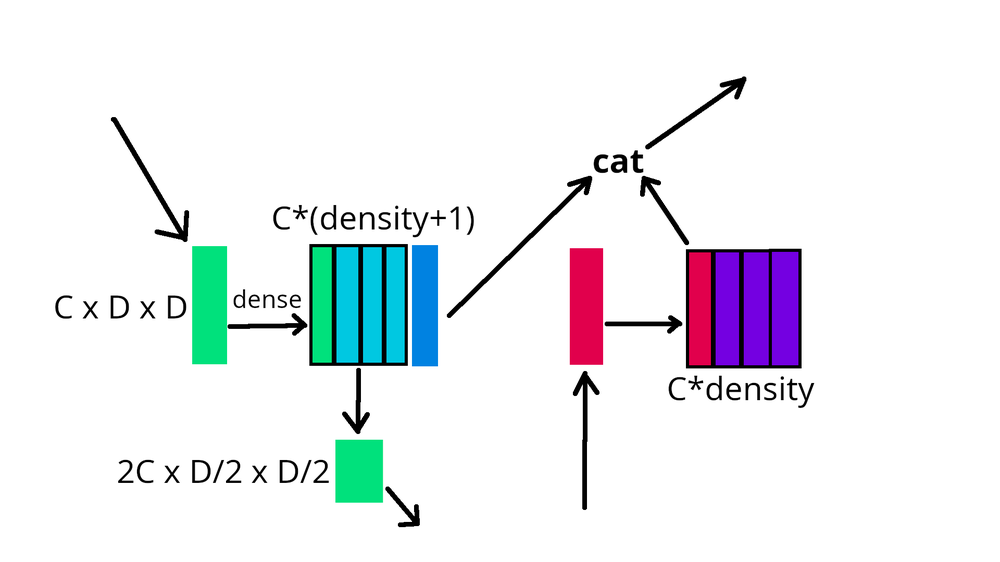
#> input picture dense_arhcitecture.png, 1000 x 562 px, shrunk from 1920 x 1080 before the run
$ python framer.py dense_arhcitecture.png out.png
#> lines starting #> are read from the running program, lines starting #| are printed output that depends on the picture
#> further down, img is the input picture: PIL image 1000x562 RGBA; mean R, G, B, A 236.3, 239, 242.4, 255
#!/bin/env python
import sys
from PIL import Image


def extract_frame(img, width=4):
#> called with width = 4
    frame = Image.new(img.mode, img.size, (0,0,0))
    for i in range(min(width, img.size[0])):
        for j in range(img.size[1]):
            data = img.getpixel((i,j))
            frame.putpixel((i,j), data)
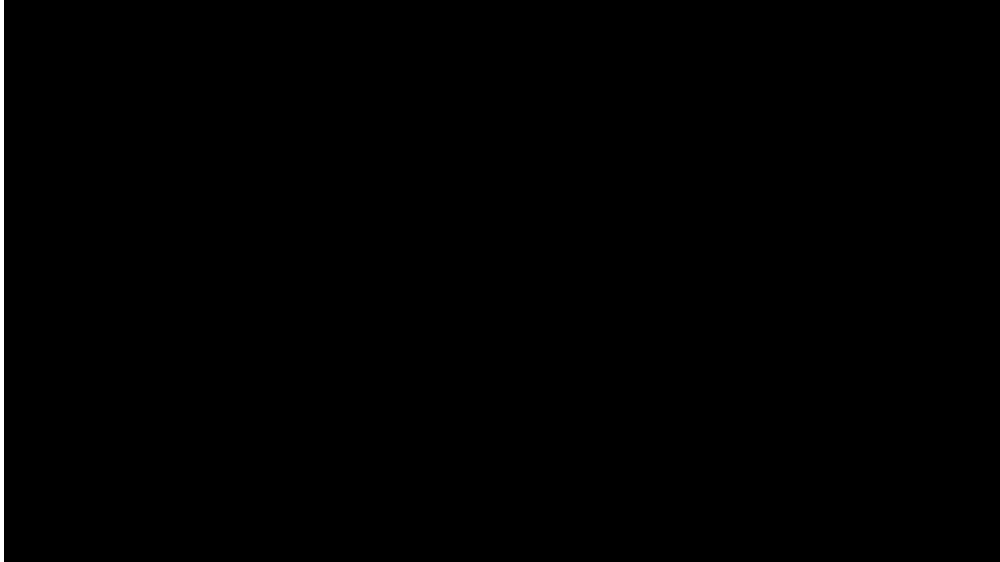
#> frame: PIL image 1000x562 RGBA; mean R, G, B, A 1, 1, 1, 255
    for i in range(max(img.size[0]-width, 0), img.size[0]):
        for j in range(img.size[1]):
            data = img.getpixel((i,j))
            frame.putpixel((i,j), data)
    for j in range(min(width, img.size[1])):
        for i in range(img.size[0]):
            data = img.getpixel((i,j))
            frame.putpixel((i,j), data)
    for j in range(max(img.size[1]-width, 0), img.size[1]):
        for i in range(img.size[0]):
            data = img.getpixel((i,j))
            frame.putpixel((i,j), data)
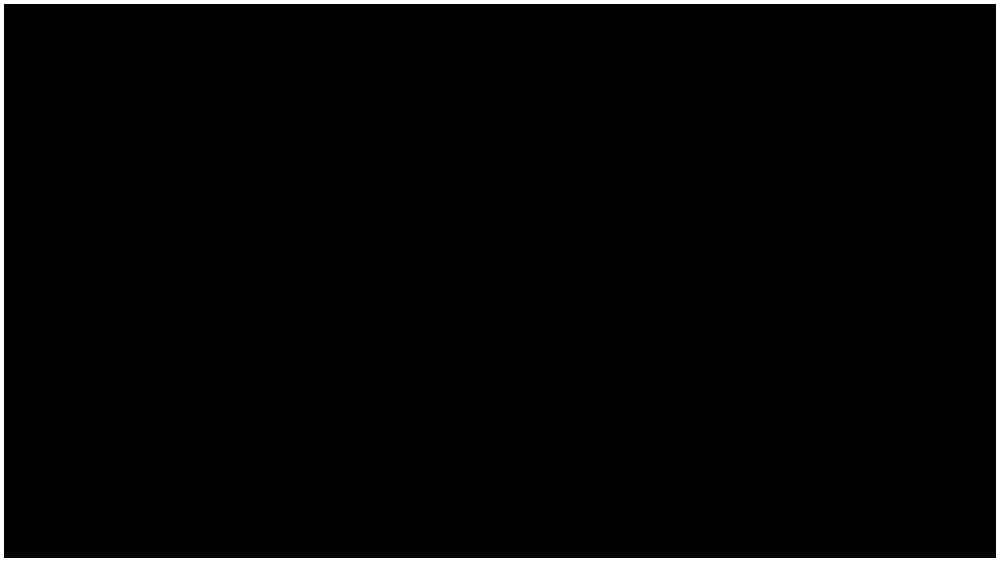
#> frame: PIL image 1000x562 RGBA; mean R, G, B, A 5.6, 5.6, 5.6, 255
    return frame


in_file = sys.argv[1]
out_file = sys.argv[2]

if __name__ == "__main__":
    with Image.open(in_file) as img:
        frame = extract_frame(img)
        frame.save(out_file)
